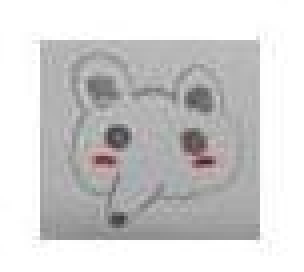
%> input picture testpicsmall.jpg, 76 x 68 px (shown 4 times larger)
$ octave Debug_setBlockWithCentralReference.m   (GNU Octave 9; MATLAB toolbox functions it lacks are replaced by stand-ins)
%> lines starting %> are read from the running program, lines starting %| are printed output that depends on the picture
clear all
close all
clc

TargetJPGfile = 'testpicsmall.jpg';

%Make and Open SystemMode;
slxFileName = regexprep(TargetJPGfile,'.jpg','');
new_system(slxFileName);
%> (this line was passed over: new_system is not available in this run)
open_system(slxFileName);
%> (this line was passed over: open_system is not available in this run)

%read Image and Normalize [0 1];
Image = imread(TargetJPGfile);
%> Image is the input picture: size 68x76x3 uint8; mean R, G, B 207.9, 207.2, 207.3
for i =1:3
    ImageDouble(:,:,i) = cast(Image(:,:,i)','double')/255; %transpose X,Y
end
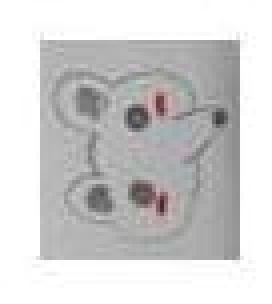
%> ImageDouble: size 76x68x3 double (shown 4 times larger); mean R, G, B 0.815, 0.813, 0.813
ImageSize = zeros( size(Image(:,:,1)) );
%> ImageSize: size 68x76 double; every value is 0
height = size(ImageSize,1);
%> height = 68
width = size(ImageSize,2);
%> width = 76


%Make Simuink model
for i = 1:length(ImageSize(:))
    %get pixcel Position
    X=floor((i-1)/height)+1;
    Y=mod((i-1),height)+1;

    %SetParameter
    Source  = 'simulink/Sources/Constant';
    Dest  = [slxFileName,'/','MyScope',num2str(X,'%03d'),num2str(Y,'%03d')];
    CenterPos = [40+40*X 80+40*Y];

    %getColor like Color as text ex. '[0.1 0,2 0.3]' ,'[r,g,b]'
    Color = ['[',...
        num2str(ImageDouble(X,Y,1)),' ',...
        num2str(ImageDouble(X,Y,2)),' ',...
        num2str(ImageDouble(X,Y,3)),...
        ']'];
    %SetConstant
%> (the run ends here)
